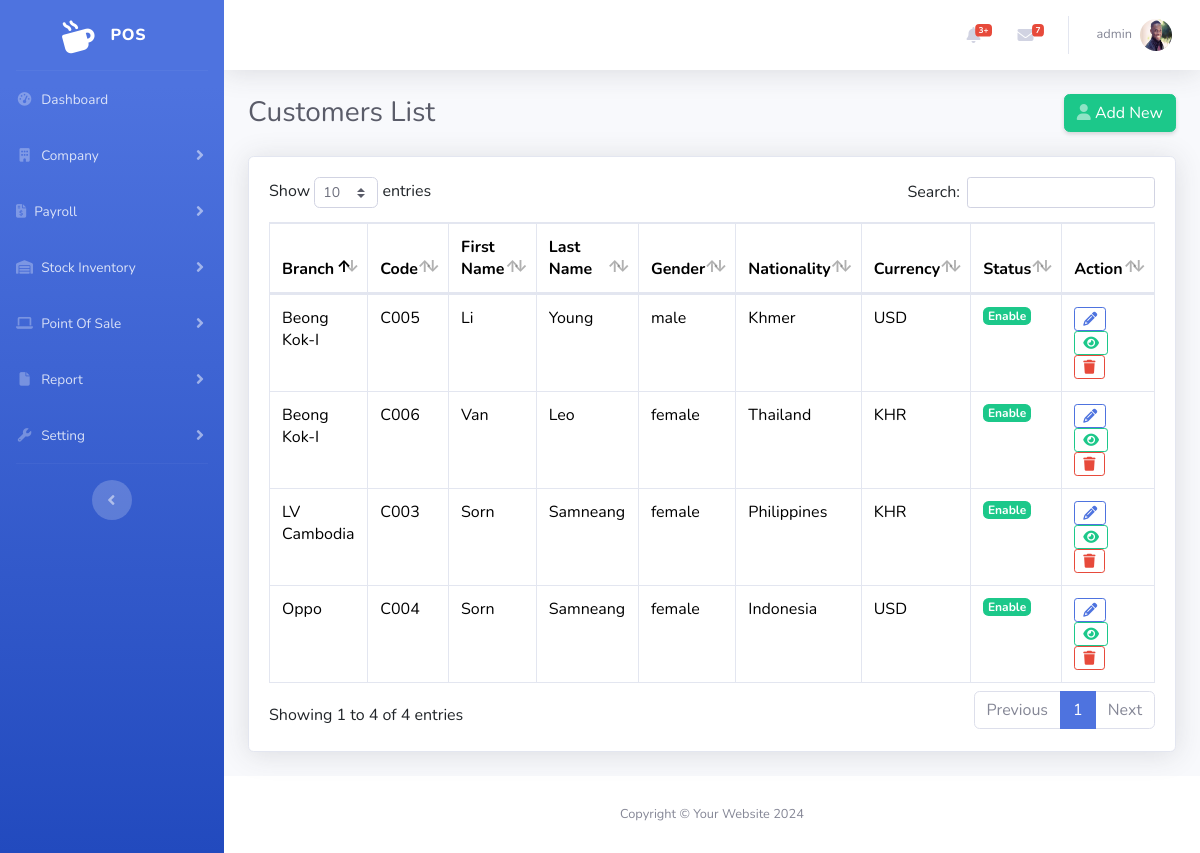
The app's page /admin/customer-list.php (signed in) with its own data.
### tables this page shows
CREATE TABLE `user` (
  `Id` int(11) NOT NULL,
  `OutletId` int(11) DEFAULT NULL,
  `EmployeeId` int(11) DEFAULT NULL,
  `RoleId` int(11) DEFAULT NULL,
  `Username` varchar(120) NOT NULL,
  `Password` varchar(255) NOT NULL,
  `Remark` varchar(255) DEFAULT NULL,
  `Status` tinyint(1) DEFAULT 1,
  `CreateBy` int(11) DEFAULT NULL,
  `CreateAt` timestamp NOT NULL DEFAULT current_timestamp(),
  `UpdateAt` datetime DEFAULT NULL,
  `del` int(11) NOT NULL DEFAULT 1
);

CREATE TABLE `employee` (
  `Id` int(11) NOT NULL,
  `OutletId` int(11) NOT NULL,
  `Code` varchar(120) NOT NULL,
  `Firstname` varchar(120) NOT NULL,
  `Lastname` varchar(120) NOT NULL,
  `Gender` varchar(10) NOT NULL,
  `Dob` date DEFAULT NULL,
  `Nation` int(11) DEFAULT 1,
  `Marital` varchar(20) NOT NULL,
  `Email` varchar(120) DEFAULT NULL,
  `Tel` varchar(18) DEFAULT NULL,
  `Address` text DEFAULT NULL,
  `EmployeeType` int(11) DEFAULT 1,
  `Salary` decimal(6,2) DEFAULT 0.00,
  `Currency` int(11) DEFAULT 1,
  `Position` int(11) DEFAULT 1,
  `Bank` int(11) DEFAULT 1,
  `AccountName` varchar(200) DEFAULT NULL,
  `AccountNumber` varchar(200) DEFAULT NULL,
  `IdCard` int(20) DEFAULT NULL,
  `Image` varchar(255) DEFAULT NULL,
  `Status` tinyint(1) DEFAULT 1,
  `JoinAT` date DEFAULT NULL,
  `ResignAt` date DEFAULT NULL,
  `ReasonResign` text DEFAULT NULL,
  `CreateBy` int(11) DEFAULT NULL,
  `CreateAt` timestamp NOT NULL DEFAULT current_timestamp(),
  `UpdateAt` datetime DEFAULT NULL,
  `Remark` text DEFAULT NULL,
  `del` int(11) NOT NULL DEFAULT 1
);

CREATE TABLE `customer` (
  `Id` int(11) NOT NULL,
  `OutletId` int(11) NOT NULL,
  `Code` varchar(120) NOT NULL,
  `Firstname` varchar(120) NOT NULL,
  `Lastname` varchar(120) NOT NULL,
  `Gender` varchar(10) NOT NULL,
  `Dob` date DEFAULT NULL,
  `Email` varchar(120) DEFAULT NULL,
  `Tel` varchar(18) NOT NULL,
  `Nation` int(11) NOT NULL,
  `Currency` int(11) NOT NULL,
  `Image` varchar(255) DEFAULT NULL,
  `Status` tinyint(1) DEFAULT 1,
  `Address` text DEFAULT NULL,
  `Remark` text DEFAULT NULL,
  `CreateBy` int(11) DEFAULT NULL,
  `CreateAt` timestamp NOT NULL DEFAULT current_timestamp(),
  `UpdateAt` datetime DEFAULT NULL,
  `del` int(11) NOT NULL DEFAULT 1
);

CREATE TABLE `outlet` (
  `Id` int(11) NOT NULL,
  `Name` varchar(120) NOT NULL,
  `Code` varchar(120) NOT NULL,
  `Status` tinyint(1) DEFAULT 1,
  `Address` text DEFAULT NULL,
  `Logo` varchar(255) DEFAULT NULL,
  `CreateBy` int(11) DEFAULT NULL,
  `CreateAt` timestamp NOT NULL DEFAULT current_timestamp(),
  `UpdateAt` datetime DEFAULT NULL,
  `ApproveBy` int(11) DEFAULT NULL,
  `ApproveAt` datetime DEFAULT NULL,
  `Remark` text DEFAULT NULL,
  `del` int(11) NOT NULL DEFAULT 1
);

CREATE TABLE `nationality` (
  `Id` int(11) NOT NULL,
  `Nation` varchar(200) NOT NULL,
  `CreateBy` int(11) NOT NULL,
  `Remark` text DEFAULT NULL,
  `Status` tinyint(1) NOT NULL,
  `CreateAt` timestamp NOT NULL DEFAULT current_timestamp() ON UPDATE current_timestamp(),
  `UpdateAt` datetime NOT NULL,
  `del` int(11) NOT NULL DEFAULT 1
);

CREATE TABLE `currency` (
  `Id` int(11) NOT NULL,
  `Code` varchar(11) NOT NULL,
  `Name` varchar(11) NOT NULL,
  `Symbol` varchar(11) DEFAULT NULL,
  `Remark` varchar(100) DEFAULT NULL,
  `CreateBy` varchar(100) DEFAULT NULL,
  `Status` tinyint(4) NOT NULL DEFAULT 1,
  `CreateAt` timestamp NOT NULL DEFAULT current_timestamp(),
  `UpdateAt` datetime DEFAULT NULL,
  `del` int(11) NOT NULL DEFAULT 1
);

### admin/customer-list.php (the view, shortened to what this page needs)
<?php
include('include/head.php');
include('function_customer.php');
?>
<!DOCTYPE html>
<html lang="en">
<head>
    <link href="vendor/fontawesome-free/css/all.min.css" rel="stylesheet" type="text/css">
    <link rel="stylesheet" href="https://cdnjs.cloudflare.com/ajax/libs/font-awesome/6.5.2/css/all.min.css"/>
    <link href="https://cdn.jsdelivr.net/npm/bootstrap@5.3.3/dist/css/bootstrap.min.css" rel="stylesheet">
    <link href="css/sb-admin-2.min.css" rel="stylesheet">
    <link href="vendor/datatables/dataTables.bootstrap4.min.css" rel="stylesheet">
</head>
<body id="page-top">
    <div id="wrapper">
        <?php include './include/sidebar.php' ?>
        <div id="content-wrapper" class="d-flex flex-column">
            <div id="content">
                <?php include './include/topbar.php' ?>
                <div class="container-fluid">
                    <div class="d-sm-flex align-items-center justify-content-between mb-4">
                        <h1 class="h3 mb-0 text-gray-800">Customers List</h1>
                        <a href="customer-add.php" class="d-none d-sm-inline-block btn btn-success shadow-sm"><i class="fas fa-user text-white-50"></i> Add New</a>
                    </div>
                    <div class="card shadow mb-4">
                        <div class="card-body">
                            <div class="table-responsive">
                                <table class="table table-bordered" id="dataTable" width="100%" cellspacing="0">
                                    <thead>
                                        <tr>
                                            <th>Branch</th>
                                            <th>Code</th>
                                            <th>First Name</th>
                                            <th>Last Name</th>
                                            <th>Gender</th>
                                            <th>Nationality</th>
                                            <th>Currency</th>
                                            <th>Status</th>
                                            <th>Action</th>
                                        </tr>
                                    </thead>
                                    <tbody>
                                        <?php
                                            $sqlSelectcustomer = "SELECT * FROM `customer` WHERE del=1";
                                            $final = $conn->query($sqlSelectcustomer);
                                            if($final->num_rows > 0) {
                                                while ($rowcustomer = $final->fetch_assoc()) {
                                                    $branch = $conn->query("SELECT * FROM `outlet` WHERE Id=" .$rowcustomer['OutletId'])->fetch_assoc();
                                                    $nationality = $conn->query("SELECT * FROM `nationality` WHERE Id=" .$rowcustomer['Nation'])->fetch_assoc();
                                                    $currency = $conn->query("SELECT * FROM `currency` WHERE Id=" .$rowcustomer['Currency'])->fetch_assoc();
                                        ?>
                                        <tr>
                                            <td><?= $branch['Name']?></td>
                                            <td><?= $rowcustomer['Code']?></td>
                                            <td><?= $rowcustomer['Firstname']?></td>
                                            <td><?= $rowcustomer['Lastname']?></td>
                                            <td><?= $rowcustomer['Gender']?></td>
                                            <td><?= $nationality['Nation']?></td>
                                            <td><?= $currency['Name']?></td>
                                            <td>
                                                <?php
                                                if ($rowcustomer['Status'] == 1) {
                                                    echo '<p><a href="statusCustomer.php?Id=' . $rowcustomer['Id'] . '&Status=0" class="badge badge-lg badge-success text-white">Enable</a></p>';
                                                } else {
                                                    echo '<p><a href="statusCustomer.php?Id=' . $rowcustomer['Id'] . '&Status=1" class="badge badge-secondary badge-lg text-white">Disable</a></p>';
                                                }
                                                ?>
                                            </td>
                                            <td>
                                                <a href="customer-add.php?Id=<?= $rowcustomer['Id'] ?>" class="btn btn-outline-primary btn-sm "><i class="fa fa-pencil"></i></a>
                                                <a href="customer-information.php?Id=<?= $rowcustomer['Id'] ?>" class="btn btn-outline-success btn-sm "><i class="fa-solid fa-eye"></i></a>
                                                <button type="button" class="btn btn-outline-danger btn-sm" data-toggle="modal" data-target="#confirm-delete" data-href="customer-list.php?delId=<?= $rowcustomer['Id'] ?>"><i class="fas fa-trash"></i></button>
                                            </td>
                                        </tr>
                                        <?php
                                                }
                                            }else {
                                                echo '<tr><td colspan="8" class="text-center">No customers found.</td></tr>';
                                            }
                                        ?>
                                    </tbody>
                                </table>
                            </div>
                        </div>
                    </div>
                </div>
            </div>
            <?php include './include/footer.php' ?>
        </div>
    </div>
</body>
</html>

### admin/include/topbar.php (shortened to what this page needs)
<?php
include('../admin/cn.php');
?>
<nav class="navbar navbar-expand navbar-light bg-white topbar mb-4 static-top shadow">
    <ul class="navbar-nav ml-auto">
        <li class="nav-item dropdown no-arrow mx-1">
            <a class="nav-link dropdown-toggle" href="#" id="alertsDropdown" role="button" data-toggle="dropdown" aria-haspopup="true" aria-expanded="false">
                <i class="fas fa-bell fa-fw"></i>
                <span class="badge badge-danger badge-counter">3+</span>
            </a>
        </li>
        <li class="nav-item dropdown no-arrow mx-1">
            <a class="nav-link dropdown-toggle" href="#" id="messagesDropdown" role="button" data-toggle="dropdown" aria-haspopup="true" aria-expanded="false">
                <i class="fas fa-envelope fa-fw"></i>
                <span class="badge badge-danger badge-counter">7</span>
            </a>
        </li>
        <?php
        $id = $_SESSION['session'];
        $sql = "SELECT * FROM `user` WHERE `Id` = '$id'";
        $rs = $conn->query($sql);
        $row = mysqli_fetch_assoc($rs);
        $Profile = $conn->query("SELECT * FROM `Employee` WHERE Id=" . $row['EmployeeId'])->fetch_assoc();
        ?>
        <li class="nav-item dropdown no-arrow">
            <a class="nav-link dropdown-toggle" href="#" id="userDropdown" role="button" data-toggle="dropdown" aria-haspopup="true" aria-expanded="false">
                <span class="mr-2 d-none d-lg-inline text-gray-600 small"><?php echo $row['Username'] ?></span>
                <img class="img-profile rounded-circle" src="../admin/ImageEmp/<?php echo $Profile['Image'] ?>" id="imgInp">
            </a>
        </li>
    </ul>
</nav>

### records on screen
user: Username "admin"
employee: Image (picture)
customer: OutletId.Name "LV Cambodia", Code "C003", Firstname "Sorn", Lastname "Samneang", Gender "female", nationality.Nation "Philippines", currency.Name "KHR"
customer: OutletId.Name "Oppo", Code "C004", Firstname "Sorn", Lastname "Samneang", Gender "female", nationality.Nation "Indonesia", currency.Name "USD"
customer: OutletId.Name "Beong Kok-I", Code "C005", Firstname "Li", Lastname "Young", Gender "male", nationality.Nation "Khmer", currency.Name "USD"
customer: OutletId.Name "Beong Kok-I", Code "C006", Firstname "Van", Lastname "Leo", Gender "female", nationality.Nation "Thailand", currency.Name "KHR"
